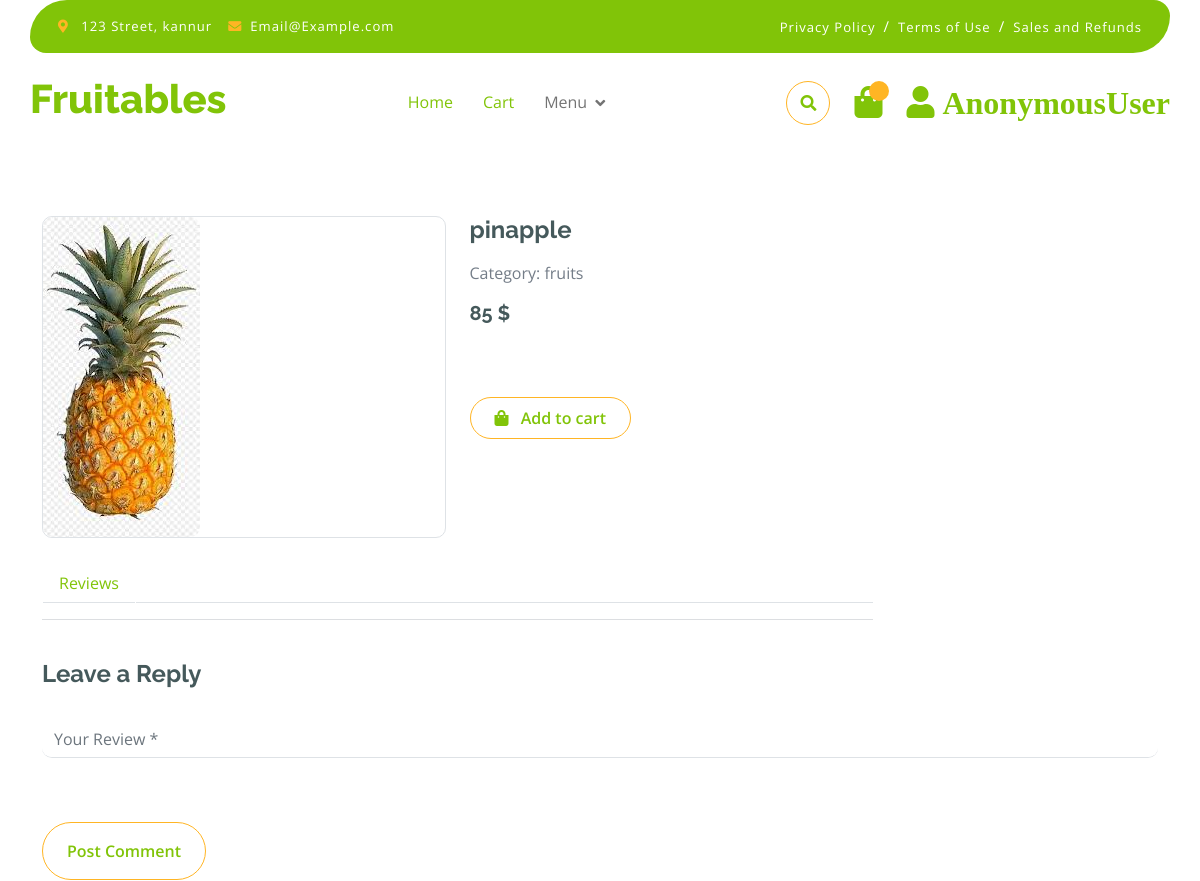
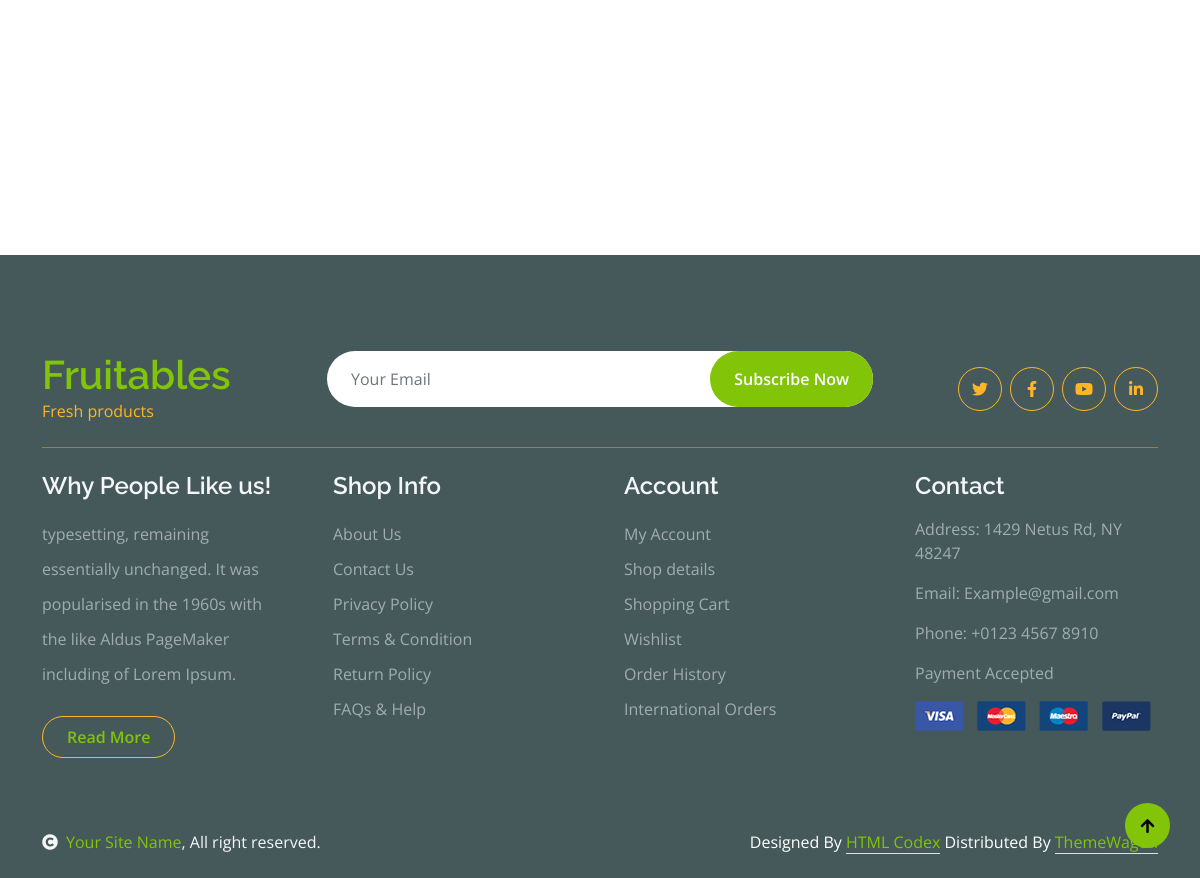
Screenshot of /shopdetails/27/ with the database file from the repository (2 pictures, top to bottom).
### app/models.py (models this page shows, shortened)
class Product(models.Model):
    name = models.CharField(max_length=50, blank=True, null=True)
    desc = models.TextField(blank=True, null=True)
    price = models.IntegerField(blank=True, null=True)
    image = models.ImageField(
        upload_to='images', default='image not available')
    thumbnails = models.ImageField(upload_to='thumbnail', blank=True)
    categ = models.ForeignKey(
        'category', on_delete=models.CASCADE, blank=True, null=True)
    created = models.DateTimeField(auto_now=True)
    class Meta:
        ordering = ['-created']

class Category(models.Model):
    name = models.CharField(max_length=50)
    def __str__(self):
        return self.name

### app/views.py (the view)
# urls.py: path('shopdetails/<str:pk>/',shopDetails,name='shopdetails'),
@cache_page(60 * 15)
def shopDetails(request, pk):
    product = Product.objects.get(id=pk)
    review = Review.objects.filter(product=pk)
    related_product = Product.objects.filter(categ=product.categ)
    context = {'product': product, 'review': review,
               'related_product': related_product}
    return render(request, 'shop-detail.html', context)

### templates/shop-detail.html (shortened to what this page needs)
{% extends "index.html" %}
{% block shop-details %}
<br>
<br>
<br>
<div class="container-fluid py-5 mt-5">
    <div class="container py-5">
        <div class="row g-4 mb-5">
            <div class="col-lg-8 col-xl-9">
                <div class="row g-4">
                    <div class="col-lg-6">
                        <div class="border rounded">
                            <a href="#">
                                <img src="{{product.image.url}}" class="img-fluid rounded" alt="Image">
                            </a>
                        </div>
                    </div>
                    <div class="col-lg-6">
                        <h4 class="fw-bold mb-3">{{product.name}}</h4>
                        <p class="mb-3">Category: {{product.categ}}</p>
                        <h5 class="fw-bold mb-3">{{product.price}} $</h5>
                        <a href="{% url 'addtocart' product.id %}" class="btn border border-secondary rounded-pill px-4 py-2 mb-4 text-primary"><i class="fa fa-shopping-bag me-2 text-primary"></i> Add to cart</a>
                    </div>
                    <div class="col-lg-12">
                        <nav>
                            <div class="nav nav-tabs mb-3">
                                <button class="nav-link border-white border-bottom-0" type="button" role="tab"
                                    id="nav-mission-tab" data-bs-toggle="tab" data-bs-target="#nav-mission"
                                    aria-controls="nav-mission" aria-selected="false">Reviews</button>
                            </div>
                        </nav>
                        <div class="">
                                    <hr>
                                </div>
                            </div>
                        </div>
                    </div>
                    <form action="{% url 'addreview' product.id %}" method="POST"> {% csrf_token %}
                        <h4 class="mb-2 fw-bold">Leave a Reply</h4>
                        <div class="row g-4">
                            <div class="col-lg-12">
                                <div class="border-bottom rounded my-4">
                                    <input name="review" id="" class="form-control border-0" cols="30" rows="8" placeholder="Your Review *" spellcheck="false">
                                </div>
                            </div>
                            <div class="col-lg-12">
                                <div class="d-flex justify-content-between py-3 mb-5">
                                    <button type="submit" class="btn border border-secondary text-primary rounded-pill px-4 py-3">Post Comment</button>
                                </div>
                            </div>
                        </div></form>
                </div>
            </div>
        </div>
{% endblock shop-details %}

### static/css1/style.css (style rules this page uses)
.btn { font-weight: 600; transition: .5s; }
.btn.border-secondary { transition: 0.5s; }

### rows the page displays
Product: image (picture), name "pinapple", categ "fruits", price "85"

### other values shown
{{ request.user }} "AnonymousUser"
